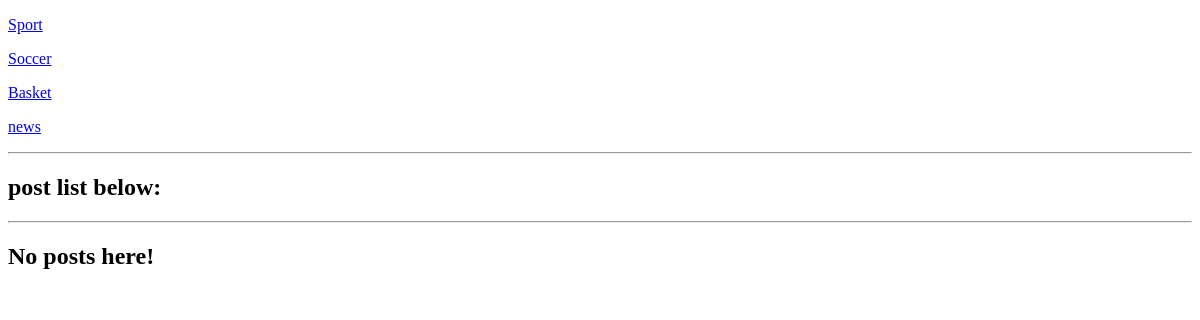
Page /tag/hotnews/ on the earlier database version.
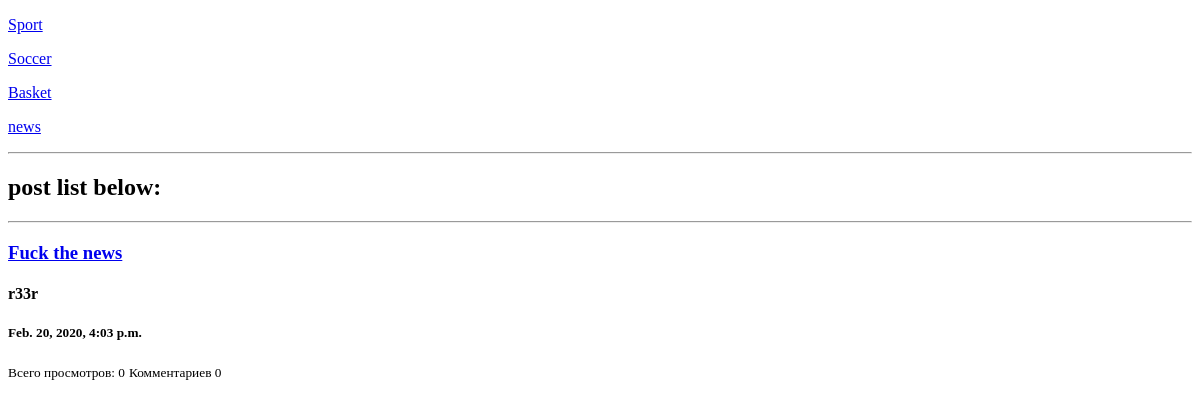
Same page on the later database version.
### app/models.py (models this page shows, shortened)
class Cat(MPTTModel):
    name = models.CharField('Name', max_length=100)
    slug = models.SlugField('url', max_length=100)
    description = models.TextField("Description to category",max_length=100, default="Some_desc", blank=True)
    parent = TreeForeignKey(
        'self',
        verbose_name='Parent_category',
        on_delete=models.CASCADE,
        null=True,
        blank=True,
        related_name='Child_category'
    )
    published=models.BooleanField("Otobrazhat?", default=0)
    template = models.CharField(max_length=300, default="blog/sport_list.html")
    paginated=models.PositiveIntegerField("Kolvo posts on page",default=0)
    sort=models.PositiveIntegerField('Sort', default=0)
    class Meta:
        verbose_name="Cat"

class Post(models.Model):
    author = models.ForeignKey(  #модель автора
        User,
        verbose_name="Avtor",
        on_delete=models.SET_NULL,
        null=True,
        blank=True
    )
    title=models.CharField(max_length=30)
    mini_text=models.TextField(max_length=7)
    text=models.TextField(max_length=1000)
    subtitle=models.TextField('Short_desc',max_length=50, blank=True, null=True)
    created_date=models.DateTimeField(auto_now=True)
    slug=models.SlugField('url', max_length=15, unique=True)
    image = models.ImageField("Main image", upload_to="post/", null=True, blank=True)
    edit_date = models.DateTimeField(
        "Date of edit",
        default=timezone.now,
        blank=True,
        null=True
    )
    published_date = models.DateTimeField(
        "Date of publish",
        default=timezone.now,
        blank=True,
        null=True
    )
    tags = models.ManyToManyField(Tag, verbose_name="Teg", blank=True) #привязка многие ко многим
    category= models.ForeignKey(
        Cat, #первичная модель, для привязки один к одному
        verbose_name='Categors',
        on_delete=models.CASCADE, # что делать при удалении категории
        null=True
    )
    template = models.CharField("Shablon", max_length=100, default='blog/post_detail.html') #выбор шаблона для списка категорий
    published = models.BooleanField("To Publish?", default=True)
    viewed=models.PositiveIntegerField("Was viewed?", default=0)
    status=models.BooleanField("Registered only", default=False)
    sort=models.PositiveIntegerField("To sort", default=0)
    """второй способ подсчёта комментариев, вместо метода в post_details"""
    def get_comments_count(self):
        return self.comment_set.count()
    def get_absolute_url(self): #функция выстраивания url
        return reverse('detail_post', kwargs={'category':self.category.slug, 'slug':self.slug})
    def get_category_template(self): #получаем шаблон в CatView
        return self.category.template
    class Meta:
        verbose_name="POST"

### app/views.py (the view)
# urls.py: path('', views.PostListView.as_view()),
class PostListView(View):
    def get_queryset(self):#функция проверки актуальности поста
        return Post.objects.filter(published_date__lte=datetime.now(), published=True)
    def get(self, request, category_slug=None, slug=None):
        category_list = Cat.objects.filter(published=True)  # передаёт параметры для рендера страницы, словарь или список
        if category_slug is not None:
            posts = self.get_queryset().filter(category__slug=category_slug, category__published=True)#обращаемся к Cat и фильтруем нужные категории
        elif slug is not None:
            posts = self.get_queryset().filter(tags__slug=slug, tags__published=True)
        else:
            posts = self.get_queryset()
        if posts.exists(): #если посты в категории есть, то ренлерим стандартный шаблон,иначе выводим общий список постов
            template=posts.first().get_category_template()
        else:
            template='blog/post_list.html'
        return render(request, template, {'post_list': posts, 'categories': category_list})

### templates/blog/post_list.html (shortened to what this page needs)
<!DOCTYPE html>
<html lang="en">
<head>
</head>
<body>
    {% for category in categories %}
        <p><a href="/{{category.slug}}/">{{category.name }}</a></p>
    {% endfor %}
    <hr>
    <h2>post list below:</h2>
    <hr>
    {% if post_list %}
        {% for post in post_list %}
            <h3><a href="{{ post.get_absolute_url }}"> {{ post.title }}</a></h3>
            <h4>{{ post.mini_text }}</h4>
            <h5>{{ post.published_date }}</h5>
            <small> Всего просмотров: {{ post.viewed }}</small>
            <small> Комментариев {{ post.get_comments_count }}</small>
        {% endfor %}
    {% else %}
        <h2>No posts here!</h2>
    {% endif %}
</body>
</html>

Differences in the rows shown:
now on this page (row edited): Post: title "Fuck the news", mini_text "r33r", published_date "Feb. 20, 2020, 4:03 p.m.", viewed "0", get_comments_count "0"
Other differences:
text no longer shown: "No posts here!"
